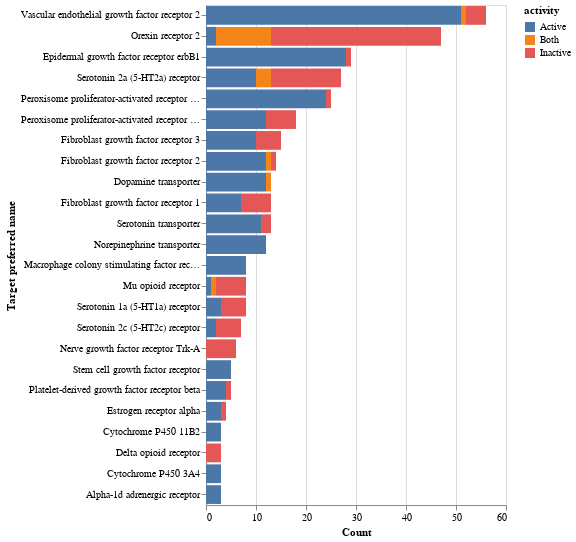

Here is the notebook cell this chart was saved with:
### Code cell
temp = out_df.groupby('pref_name').filter(lambda x : len(x)>2)
ch = alt.Chart(temp).mark_bar()

# ch = ch.encode(
#     x = alt.X('pref_name', sort='-y', title='Target preferred name'),
#     y = alt.Y('count()'),
#     color=alt.Color('activity'),
#     order=alt.Order('activity', sort='ascending'),
# )

ch = ch.encode(
    y = alt.Y('pref_name', sort='-x', title='Target preferred name'),
    x = alt.X('count()', title='Count'),
    color=alt.Color('activity'),
    order=alt.Order('activity', sort='ascending'),
).properties(height=500,width=300)

# ch.configure_axisY(
# titleFontSize=13,
# ).configure_axisX(
# titleFontSize=13
# ).configure_axisBottom(labelAngle=-35).configure_header(
#     titleFontSize=40, 
#     labelFontSize=40
# ).configure_axisY(
#     titleAngle=0,
#     titleAlign="left",
#     titleY=-10,
#     titleX=-20,
#     titleFontSize=16,
# ).configure_legend(orient='bottom',labelFontSize=22)

ch

### Figure 1 — Vega-Lite specification as saved in the notebook (floating-point values rounded to 4 significant figures; data arrays with more than 128 entries replaced by an {"elided": "..."} marker saying what was removed)
{"config": {"view": {"continuousWidth": 400, "continuousHeight": 300}}, "data": {"name": "data-09fa87e845d76ab39ea59b1c6400eba5"}, "mark": "bar", "encoding": {"color": {"type": "nominal", "field": "activity"}, "order": {"type": "nominal", "field": "activity", "sort": "ascending"}, "x": {"type": "quantitative", "aggregate": "count", "title": "Count"}, "y": {"type": "nominal", "field": "pref_name", "sort": "-x", "title": "Target preferred name"}}, "height": 500, "width": 300, "$schema": "https://vega.github.io/schema/vega-lite/v4.8.1.json", "datasets": {"data-09fa87e845d76ab39ea59b1c6400eba5": {"elided": "345 records"}}}
